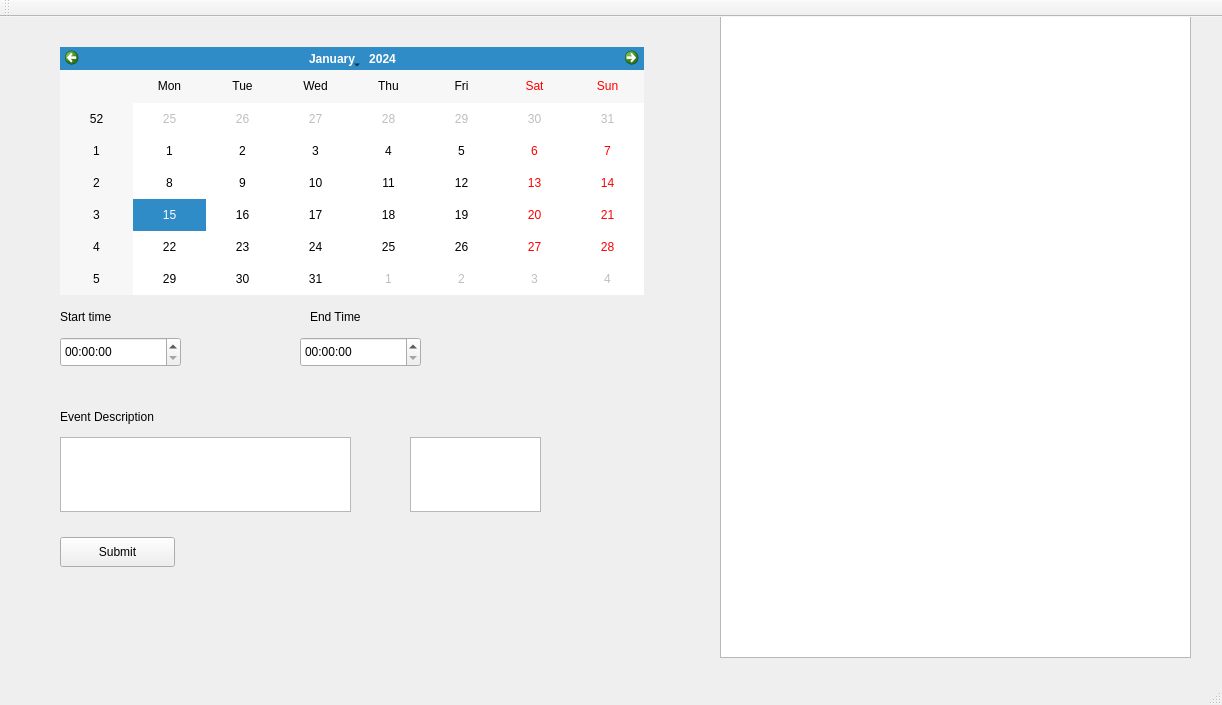
<?xml version="1.0" encoding="UTF-8"?>
<ui version="4.0">
 <class>MainWindow</class>
 <widget class="QMainWindow" name="MainWindow">
  <property name="geometry">
   <rect>
    <x>0</x>
    <y>0</y>
    <width>1222</width>
    <height>705</height>
   </rect>
  </property>
  <property name="windowTitle">
   <string>MainWindow</string>
  </property>
  <widget class="QWidget" name="centralWidget">
   <widget class="QListWidget" name="listWidget">
    <property name="geometry">
     <rect>
      <x>720</x>
      <y>-10</y>
      <width>471</width>
      <height>651</height>
     </rect>
    </property>
   </widget>
   <widget class="QTextEdit" name="textEdit">
    <property name="geometry">
     <rect>
      <x>60</x>
      <y>420</y>
      <width>291</width>
      <height>75</height>
     </rect>
    </property>
   </widget>
   <widget class="QLabel" name="label">
    <property name="geometry">
     <rect>
      <x>60</x>
      <y>390</y>
      <width>161</width>
      <height>20</height>
     </rect>
    </property>
    <property name="text">
     <string>Event Description</string>
    </property>
   </widget>
   <widget class="QPushButton" name="submitButton">
    <property name="geometry">
     <rect>
      <x>60</x>
      <y>520</y>
      <width>115</width>
      <height>30</height>
     </rect>
    </property>
    <property name="text">
     <string>Submit</string>
    </property>
   </widget>
   <widget class="QCalendarWidget" name="calendarWidget">
    <property name="geometry">
     <rect>
      <x>60</x>
      <y>30</y>
      <width>584</width>
      <height>248</height>
     </rect>
    </property>
   </widget>
   <widget class="QLabel" name="label_2">
    <property name="geometry">
     <rect>
      <x>60</x>
      <y>290</y>
      <width>80</width>
      <height>20</height>
     </rect>
    </property>
    <property name="text">
     <string>Start time</string>
    </property>
   </widget>
   <widget class="QLabel" name="label_3">
    <property name="geometry">
     <rect>
      <x>310</x>
      <y>290</y>
      <width>80</width>
      <height>20</height>
     </rect>
    </property>
    <property name="text">
     <string>End Time</string>
    </property>
   </widget>
   <widget class="QTimeEdit" name="timeEdit">
    <property name="geometry">
     <rect>
      <x>60</x>
      <y>320</y>
      <width>121</width>
      <height>30</height>
     </rect>
    </property>
   </widget>
   <widget class="QTimeEdit" name="timeEdit_2">
    <property name="geometry">
     <rect>
      <x>300</x>
      <y>320</y>
      <width>121</width>
      <height>30</height>
     </rect>
    </property>
   </widget>
   <widget class="QTextEdit" name="textEdit_2">
    <property name="geometry">
     <rect>
      <x>410</x>
      <y>420</y>
      <width>131</width>
      <height>75</height>
     </rect>
    </property>
   </widget>
  </widget>
  <widget class="QMenuBar" name="menuBar">
   <property name="geometry">
    <rect>
     <x>0</x>
     <y>0</y>
     <width>1222</width>
     <height>28</height>
    </rect>
   </property>
  </widget>
  <widget class="QToolBar" name="mainToolBar">
   <attribute name="toolBarArea">
    <enum>TopToolBarArea</enum>
   </attribute>
   <attribute name="toolBarBreak">
    <bool>false</bool>
   </attribute>
  </widget>
  <widget class="QStatusBar" name="statusBar"/>
 </widget>
 <layoutdefault spacing="6" margin="11"/>
 <resources/>
 <connections/>
</ui>
